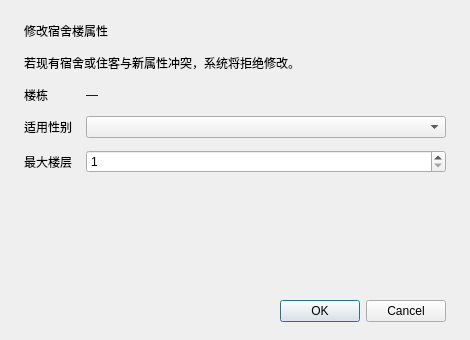
<?xml version="1.0" encoding="UTF-8"?>
<ui version="4.0">
 <class>EditBuildingDialog</class>
 <widget class="QDialog" name="EditBuildingDialog">
  <property name="geometry"><rect><x>0</x><y>0</y><width>470</width><height>340</height></rect></property><property name="minimumSize"><size><width>430</width><height>320</height></size></property><property name="windowTitle"><string>修改楼栋属性</string></property><property name="modal"><bool>true</bool></property>
  <layout class="QVBoxLayout" name="dialogLayout">
   <property name="spacing"><number>14</number></property><property name="leftMargin"><number>24</number></property><property name="topMargin"><number>22</number></property><property name="rightMargin"><number>24</number></property><property name="bottomMargin"><number>18</number></property>
   <item><widget class="QLabel" name="headingLabel"><property name="text"><string>修改宿舍楼属性</string></property><property name="pageHeading" stdset="0"><bool>true</bool></property></widget></item>
   <item><widget class="QLabel" name="descriptionLabel"><property name="text"><string>若现有宿舍或住客与新属性冲突，系统将拒绝修改。</string></property><property name="pageDescription" stdset="0"><bool>true</bool></property></widget></item>
   <item>
    <layout class="QFormLayout" name="formLayout">
     <property name="verticalSpacing"><number>12</number></property>
     <item row="0" column="0"><widget class="QLabel" name="buildingIdLabel"><property name="text"><string>楼栋</string></property></widget></item><item row="0" column="1"><widget class="QLabel" name="buildingIdValueLabel"><property name="text"><string>—</string></property></widget></item>
     <item row="1" column="0"><widget class="QLabel" name="genderLabel"><property name="text"><string>适用性别</string></property></widget></item><item row="1" column="1"><widget class="QComboBox" name="genderCombo"/></item>
     <item row="2" column="0"><widget class="QLabel" name="maxFloorLabel"><property name="text"><string>最大楼层</string></property></widget></item><item row="2" column="1"><widget class="QSpinBox" name="maxFloorSpin"><property name="minimum"><number>1</number></property><property name="maximum"><number>99</number></property></widget></item>
    </layout>
   </item>
   <item><spacer name="dialogSpacer"><property name="orientation"><enum>Qt::Orientation::Vertical</enum></property><property name="sizeHint" stdset="0"><size><width>20</width><height>20</height></size></property></spacer></item>
   <item><widget class="QDialogButtonBox" name="buttonBox"><property name="standardButtons"><set>QDialogButtonBox::StandardButton::Cancel|QDialogButtonBox::StandardButton::Ok</set></property></widget></item>
  </layout>
 </widget>
 <resources/>
 <connections/>
</ui>
